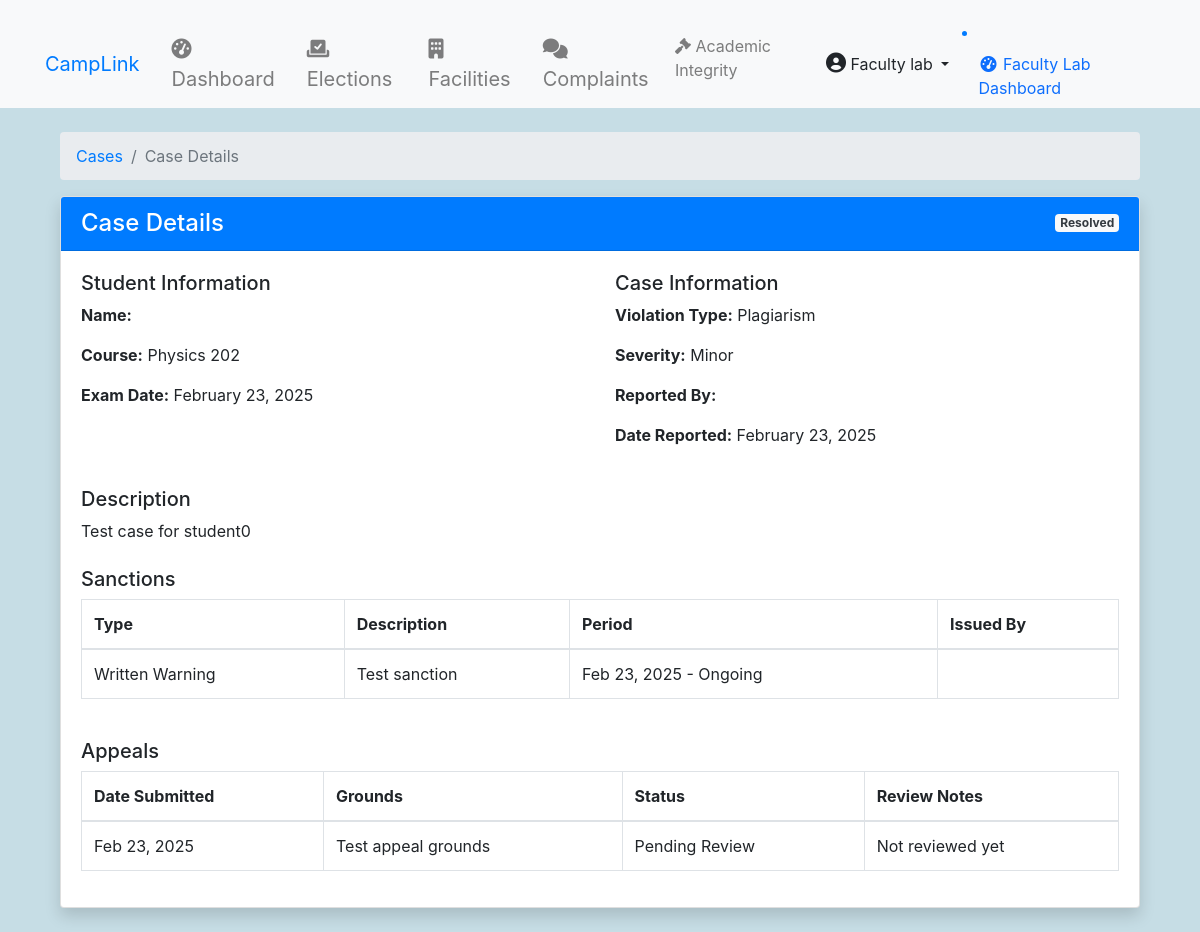
Page /academic-integrity/cases/1/ (signed in) on the committed database.
### accounts/models.py (models this page shows, shortened)
class User(AbstractUser):
    ROLE_CHOICES = (
        ('student', 'Student'),
        ('faculty', 'Faculty'),
        ('admin', 'Admin'),
    )
    DEPARTMENT_CHOICES = (
        ('CSE', 'Computer Science'),
        ('ECE', 'Electronics'),
        ('ME', 'Mechanical'),
        ('CE', 'Civil'),
    )
    DIVISION_CHOICES = (
        ('A', 'Division A'),
        ('B', 'Division B'),
        ('C', 'Division C'),
    )
    CLASS_YEAR_CHOICES = (
        ('1', 'First Year'),
        ('2', 'Second Year'),
        ('3', 'Third Year'),
        ('4', 'Fourth Year'),
    )
    role = models.CharField(max_length=20, choices=ROLE_CHOICES)
    department = models.CharField(max_length=50, choices=DEPARTMENT_CHOICES)
    division = models.CharField(max_length=1, choices=DIVISION_CHOICES, blank=True, null=True)
    class_year = models.CharField(max_length=1, choices=CLASS_YEAR_CHOICES, blank=True, null=True)
    profile_picture = models.ImageField(upload_to='profile_pics/', blank=True, null=True)
    student_id = models.CharField(max_length=20, blank=True, null=True)
    phone = models.CharField(max_length=15)
    bio = models.TextField(max_length=500, blank=True)
    date_of_birth = models.DateField(null=True, blank=True)
    address = models.TextField(blank=True)
    linkedin_profile = models.URLField(max_length=200, blank=True)
    github_profile = models.URLField(max_length=200, blank=True)
    emergency_contact = models.CharField(max_length=15, blank=True)
    prn = models.CharField(max_length=20, unique=True, null=True, blank=True)
    groups = models.ManyToManyField(
        'auth.Group',
        related_name='custom_user_set',
        blank=True,
        help_text='The groups this user belongs to.',
        verbose_name='groups',
    )
    user_permissions = models.ManyToManyField(
        'auth.Permission',
        related_name='custom_user_set',
        blank=True,
        help_text='Specific permissions for this user.',
        verbose_name='user permissions',
    )
    health_requests = models.TextField(blank=True)  # Field to store health requests
    leave_requests = models.TextField(blank=True)    # Field to store leave requests
    def get_full_name(self):
        return f"{self.first_name} {self.last_name}".strip()

### academic_integrity/models.py (models this page shows)
class CheatingCase(models.Model):
    CASE_STATUS = (
        ('pending', 'Pending Review'),
        ('under_investigation', 'Under Investigation'),
        ('hearing_scheduled', 'Hearing Scheduled'),
        ('resolved', 'Resolved'),
        ('appealed', 'Under Appeal'),
        ('closed', 'Case Closed'),
    )
    VIOLATION_TYPES = (
        ('exam_cheating', 'Examination Cheating'),
        ('plagiarism', 'Plagiarism'),
        ('impersonation', 'Impersonation'),
        ('unauthorized_materials', 'Unauthorized Materials'),
        ('electronic_device', 'Electronic Device Usage'),
        ('collusion', 'Collusion'),
        ('other', 'Other'),
    )
    SEVERITY_LEVELS = (
        ('minor', 'Minor'),
        ('moderate', 'Moderate'),
        ('major', 'Major'),
        ('severe', 'Severe'),
    )
    student = models.ForeignKey(
        settings.AUTH_USER_MODEL,
        on_delete=models.PROTECT,
        related_name='cheating_cases'
    )
    reported_by = models.ForeignKey(
        settings.AUTH_USER_MODEL,
        on_delete=models.PROTECT,
        related_name='reported_cases'
    )
    course = models.CharField(max_length=100)
    exam_date = models.DateField()
    violation_type = models.CharField(max_length=50, choices=VIOLATION_TYPES)
    severity = models.CharField(max_length=20, choices=SEVERITY_LEVELS)
    description = models.TextField()
    evidence = models.FileField(upload_to='cheating_evidence/', blank=True)
    status = models.CharField(max_length=20, choices=CASE_STATUS, default='pending')
    date_reported = models.DateTimeField(auto_now_add=True)
    last_updated = models.DateTimeField(auto_now=True)
    resolution_date = models.DateTimeField(null=True, blank=True)
    resolution_notes = models.TextField(blank=True)
    class Meta:
        ordering = ['-date_reported']
        permissions = [
            ("can_view_all_cases", "Can view all cheating cases"),
            ("can_manage_cases", "Can manage cheating cases"),
            ("can_resolve_cases", "Can resolve cheating cases"),
        ]

class Sanction(models.Model):
    SANCTION_TYPES = (
        ('warning', 'Written Warning'),
        ('zero_grade', 'Zero Grade in Exam'),
        ('course_failure', 'Course Failure'),
        ('suspension', 'Temporary Suspension'),
        ('expulsion', 'Expulsion'),
        ('other', 'Other'),
    )
    case = models.ForeignKey(CheatingCase, on_delete=models.CASCADE, related_name='sanctions')
    sanction_type = models.CharField(max_length=50, choices=SANCTION_TYPES)
    description = models.TextField()
    start_date = models.DateField()
    end_date = models.DateField(null=True, blank=True)
    issued_by = models.ForeignKey(
        settings.AUTH_USER_MODEL,
        on_delete=models.PROTECT,
        related_name='issued_sanctions'
    )
    date_issued = models.DateTimeField(auto_now_add=True)

class Appeal(models.Model):
    APPEAL_STATUS = (
        ('pending', 'Pending Review'),
        ('under_review', 'Under Review'),
        ('approved', 'Approved'),
        ('rejected', 'Rejected'),
    )
    case = models.ForeignKey(CheatingCase, on_delete=models.CASCADE, related_name='appeals')
    submitted_by = models.ForeignKey(settings.AUTH_USER_MODEL, on_delete=models.PROTECT)
    submission_date = models.DateTimeField(auto_now_add=True)
    grounds = models.TextField()
    supporting_evidence = models.FileField(upload_to='appeal_evidence/', blank=True)
    status = models.CharField(max_length=20, choices=APPEAL_STATUS, default='pending')
    reviewer_notes = models.TextField(blank=True)
    review_date = models.DateTimeField(null=True, blank=True)
    reviewed_by = models.ForeignKey(
        settings.AUTH_USER_MODEL,
        on_delete=models.PROTECT,
        related_name='reviewed_appeals',
        null=True,
        blank=True
    )

### academic_integrity/views.py (the view)
# urls.py: path('cases/<int:pk>/', views.case_detail, name='case_detail'),
@login_required
def case_detail(request, pk):
    case = get_object_or_404(CheatingCase, pk=pk)
    if not (request.user.is_superuser or
            'faculty' in request.user.role or
            request.user == case.student or
            request.user == case.reported_by):
        messages.error(request, 'You do not have permission to view this case.')
        return redirect('academic_integrity:case_list')
    sanctions = case.sanctions.all()
    appeals = case.appeals.all()
    context = {
        'case': case,
        'sanctions': sanctions,
        'appeals': appeals,
    }
    return render(request, 'academic_integrity/case_detail.html', context)

### academic_integrity/templates/academic_integrity/case_detail.html (shortened to what this page needs)
{% extends 'base.html' %}
{% load static %}
{% block content %}
<div class="container mt-4">
    <nav aria-label="breadcrumb">
        <ol class="breadcrumb">
            <li class="breadcrumb-item"><a href="{% url 'academic_integrity:case_list' %}">Cases</a></li>
            <li class="breadcrumb-item active">Case Details</li>
        </ol>
    </nav>
    <div class="card shadow mb-4">
        <div class="card-header bg-primary text-white d-flex justify-content-between align-items-center">
            <h4 class="mb-0">Case Details</h4>
            <span class="badge bg-light text-dark">{{ case.get_status_display }}</span>
        </div>
        <div class="card-body">
            <div class="row">
                <div class="col-md-6">
                    <h5>Student Information</h5>
                    <p><strong>Name:</strong> {{ case.student.get_full_name }}</p>
                    <p><strong>Course:</strong> {{ case.course }}</p>
                    <p><strong>Exam Date:</strong> {{ case.exam_date|date:"F d, Y" }}</p>
                </div>
                <div class="col-md-6">
                    <h5>Case Information</h5>
                    <p><strong>Violation Type:</strong> {{ case.get_violation_type_display }}</p>
                    <p><strong>Severity:</strong> {{ case.get_severity_display }}</p>
                    <p><strong>Reported By:</strong> {{ case.reported_by.get_full_name }}</p>
                    <p><strong>Date Reported:</strong> {{ case.date_reported|date:"F d, Y" }}</p>
                </div>
            </div>
            <div class="mt-4">
                <h5>Description</h5>
                <p>{{ case.description }}</p>
            </div>
            <div class="mt-4">
                <h5>Sanctions</h5>
                {% if sanctions %}
                    <div class="table-responsive">
                        <table class="table table-bordered">
                            <thead>
                                <tr>
                                    <th>Type</th>
                                    <th>Description</th>
                                    <th>Period</th>
                                    <th>Issued By</th>
                                </tr>
                            </thead>
                            <tbody>
                                {% for sanction in sanctions %}
                                <tr>
                                    <td>{{ sanction.get_sanction_type_display }}</td>
                                    <td>{{ sanction.description }}</td>
                                    <td>{{ sanction.start_date|date:"M d, Y" }} -
                                        {% if sanction.end_date %}
                                            {{ sanction.end_date|date:"M d, Y" }}
                                        {% else %}
                                            Ongoing
                                        {% endif %}
                                    </td>
                                    <td>{{ sanction.issued_by.get_full_name }}</td>
                                </tr>
                                {% endfor %}
                            </tbody>
                        </table>
                    </div>
                {% else %}
                    <p class="text-muted">No sanctions have been issued yet.</p>
                {% endif %}
            </div>
            <div class="mt-4">
                <h5>Appeals</h5>
                {% if appeals %}
                    <div class="table-responsive">
                        <table class="table table-bordered">
                            <thead>
                                <tr>
                                    <th>Date Submitted</th>
                                    <th>Grounds</th>
                                    <th>Status</th>
                                    <th>Review Notes</th>
                                </tr>
                            </thead>
                            <tbody>
                                {% for appeal in appeals %}
                                <tr>
                                    <td>{{ appeal.submission_date|date:"M d, Y" }}</td>
                                    <td>{{ appeal.grounds }}</td>
                                    <td>{{ appeal.get_status_display }}</td>
                                    <td>{{ appeal.reviewer_notes|default:"Not reviewed yet" }}</td>
                                </tr>
                                {% endfor %}
                            </tbody>
                        </table>
                    </div>
                {% else %}
                    <p class="text-muted">No appeals have been submitted.</p>
                {% endif %}
            </div>
        </div>
    </div>
</div>
{% endblock %}

### templates/base.html (shortened to what this page needs)
{% load static %}
<!DOCTYPE html>
<html lang="en">
<head>
    <link href="https://cdn.jsdelivr.net/npm/bootstrap@5.1.3/dist/css/bootstrap.min.css" rel="stylesheet">
    <link href="https://stackpath.bootstrapcdn.com/bootstrap/4.5.2/css/bootstrap.min.css" rel="stylesheet">
    <link rel="stylesheet" href="{% static 'css/styles.css' %}">
    <link rel="stylesheet" href="https://cdnjs.cloudflare.com/ajax/libs/font-awesome/6.0.0-beta3/css/all.min.css">
    <link rel="stylesheet" href="https://cdnjs.cloudflare.com/ajax/libs/sweetalert/1.1.3/sweetalert.min.css">
</head>
<body>
    <nav class="navbar navbar-expand-lg navbar-light bg-light py-0">
        <div class="container">
            <a class="navbar-brand text-primary" href="{% url 'accounts:dashboard' %}">CampLink</a>
            <div class="collapse navbar-collapse" id="navbarNav">
                {% if user.is_authenticated %}
                    <ul class="navbar-nav mx-auto">
                        <li class="nav-item mx-2">
                            <a class="nav-link fs-5" href="{% url 'accounts:dashboard' %}">
                                <i class="fas fa-tachometer-alt"></i> Dashboard
                            </a>
                        </li>
                        <li class="nav-item mx-2">
                            <a class="nav-link fs-5" href="{% url 'elections:election_list' %}">
                                <i class="fas fa-vote-yea"></i> Elections
                            </a>
                        </li>
                        <li class="nav-item mx-2">
                            <a class="nav-link fs-5" href="{% url 'facilities:facility_list' %}">
                                <i class="fas fa-building"></i> Facilities
                            </a>
                        </li>
                        <li class="nav-item mx-2">
                            <a class="nav-link fs-5" href="{% url 'complaints:list' %}">
                                <i class="fas fa-comments"></i> Complaints
                            </a>
                        </li>
                        <li class="nav-item">
                            <a class="nav-link" href="{% url 'academic_integrity:case_list' %}">
                                <i class="fas fa-gavel"></i> Academic Integrity
                            </a>
                        </li>
                    </ul>
                    <ul class="navbar-nav">
                        <li class="nav-item dropdown">
                            <a class="btn btn-light dropdown-toggle" href="#" id="navbarDropdown" role="button" data-bs-toggle="dropdown" aria-expanded="false">
                                <i class="fas fa-user-circle" style="font-size: 20px;"></i> {{ user.get_full_name|default:user.username }}
                            </a>
                        </li>
                    </ul>
                    {% if user.is_authenticated and user.role == 'admin' %}
                        <li class="nav-item">
                            <a class="nav-link" href="{% url 'accounts:admin_dashboard' %}">
                                <i class="fas fa-fw fa-tachometer-alt"></i>
                                <span>Admin Dashboard</span>
                            </a>
                        </li>
                    {% elif user.is_authenticated and user.role == 'faculty-lab' %}
                        <li class="nav-item">
                            <a class="nav-link" href="{% url 'accounts:faculty_lab_dashboard' %}">
                                <i class="fas fa-fw fa-tachometer-alt"></i>
                                <span>Faculty Lab Dashboard</span>
                            </a>
                        </li>
                    {% endif %}
                {% endif %}
            </div>
        </div>
    </nav>
    <div class="container mt-4">
        {% block content %}{% endblock %}
    </div>
</body>
</html>

### static/css/styles.css (style rules this page uses)
body { background-color: #c6dde5; }
.navbar { background: rgba(255, 255, 255, 0.695); backdrop-filter: blur(10px); color: #007bff; position: relative; z-index: 1000; }
.card { transition: transform 0.2s; }
.container { margin-top: 20px; }
.badge { animation: breathing 1.5s infinite; }
.card-body { padding: 20px; }
.row { margin-bottom: 15px; }

### rows in the picture
User: get_full_name "Faculty lab"
CheatingCase: status "Resolved", course "Physics 202", exam_date "February 23, 2025", violation_type "Plagiarism", severity "Minor", date_reported "February 23, 2025", description "Test case for student0"
Sanction: sanction_type "Written Warning", description "Test sanction", start_date "Feb 23, 2025", shows "Ongoing"
Appeal: submission_date "Feb 23, 2025", grounds "Test appeal grounds", status "Pending Review", reviewer_notes "Not reviewed yet"
